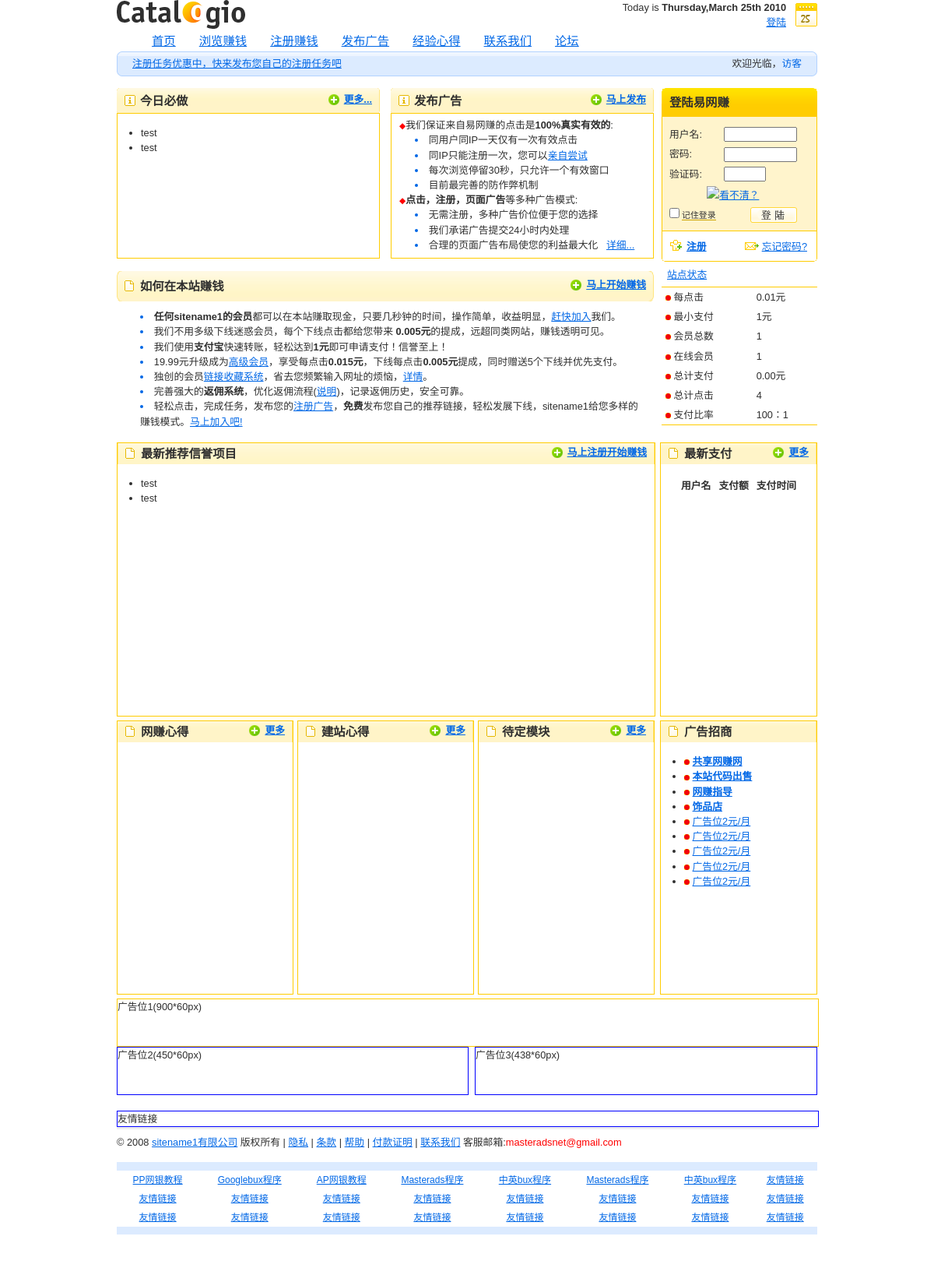
The page / on the database its author committed.
### tables this page shows
CREATE TABLE IF NOT EXISTS `tb_site` (
  `id` varchar(11) NOT NULL DEFAULT '',
  `sitename` varchar(30) NOT NULL DEFAULT '',
  `sitepp` varchar(30) NOT NULL DEFAULT '',
  KEY `id` (`id`)
);

CREATE TABLE IF NOT EXISTS `tb_config` (
  `id` int(11) NOT NULL AUTO_INCREMENT,
  `item` varchar(15) NOT NULL DEFAULT '',
  `howmany` varchar(15) NOT NULL DEFAULT '',
  `price` varchar(150) NOT NULL DEFAULT '',
  `signupvalue` varchar(150) NOT NULL DEFAULT '',
  KEY `id` (`id`)
);

### funciones.php (called while the page is built, shortened)
<?php
function limpiar($mensaje)
{
$mensaje = htmlentities(stripslashes(trim($mensaje)));
$mensaje = str_replace("'"," ",$mensaje);
$mensaje = str_replace(";"," ",$mensaje);
$mensaje = str_replace("$"," ",$mensaje);
return $mensaje;
}
?>

### index.php (the view, shortened to what this page needs)
<?php include ('header.php') ?>
<div id="page" class="box">
    <div class="box">
      <div id="col-l">
      	<div class="topleft" sytle="float:left;">
          <div class="title01338-top"></div>
		    <div class="title01338">
		      <div class="title01338-in">
		      	<p class="f-right noprint"><strong><a href="#" class="add">更多...</a></strong></p>
		        <h3 class="ico-info">今日必做</h3>
		      </div>
		    </div>
		  <div class="title01338-bottom">
		  </div>
		  <div class="topleftcontent">
		  <ul>
		  <li>test</li>
		  <li>test</li>
		  </ul>
		  </div>
      	</div>
      	<div class="topright" sytle="float:right">
          <div class="title01338-top"></div>
		    <div class="title01338">
		      <div class="title01338-in">
		      	<p class="f-right noprint"><strong><a href="#" class="add">马上发布</a></strong></p>
		        <h3 class="ico-info">发布广告</h3>
		      </div>
		    </div>
		  <div class="title01338-bottom"></div>
		  <div class="toprightcontent">
		  <div style="margin-left:5px;margin-top:5px;margin-right:5px;margin-bottom:5px;">
		  <span class="words">
		  <font>◆<span style="font-size:1.2em;">我们保证来自易网赚的点击是<strong>100%真实有效的</strong>:</span></font><br/>
		  <li><span>同用户同IP一天仅有一次有效点击</span></li>
		  <li><span>同IP只能注册一次，您可以<a href="register.php">亲自尝试</a></span></li>
		  <li><span>每次浏览停留30秒，只允许一个有效窗口</span></li>
		  <li><span>目前最完善的防作弊机制</span></li>
          <font>◆<span style="font-size:1.2em;"><strong>点击，注册，页面广告</strong>等多种广告模式:</span></font><?php if(strpos($_SERVER["HTTP_USER_AGENT"],"MSIE 7.0")||strpos($_SERVER["HTTP_USER_AGENT"],"MSIE 6.0"))
          echo "<br></br>";else echo "<br/>";
          ?>
          <li><span>无需注册，多种广告价位便于您的选择</span></li>
		  <li><span>我们承诺广告提交24小时内处理</span></li>
		  <li><span>合理的页面广告布局使您的利益最大化&nbsp;&nbsp;&nbsp;<?php echo "<a href=\"adver.php?r=".$elref."\">";?>详细...</a></span></li></span>
          </div>
		  </div>
      	</div>
        <div class="title01690-top" style="clear:both;"></div>
        <div class="title01690">
          <div class="title01690-in">
            <p class="f-right noprint"><strong><a href="#" class="add">马上开始赚钱</a></strong></p>
            <h2 class="ico-list">如何在本站赚钱</h2>
          </div>
        </div>
        <div class="title01690-bottom"></div>
        <div class="box">
        <div class="words" style="margin-left:5px;margin-right:20px;">
        <li><span><strong>任何<?php include('sitename.php'); ?>的会员</strong>都可以在本站赚取现金，只要几秒钟的时间，操作简单，收益明显，<a href="register.php">赶快加入</a>我们。</span></li>
        <li><span>我们不用多级下线迷惑会员，每个下线点击都给您带来<strong>
        <?php include('config.php');
		$sql = "SELECT * FROM tb_config WHERE item='referalclick' and howmany='1'";
		$result = mysql_query($sql);
		$row = mysql_fetch_array($result);
		echo $row["price"];
		mysql_close($con);?>元</strong>的提成，远超同类网站，赚钱透明可见。</span></li>
        <li><span>我们使用<strong>支付宝</strong>快速转账，轻松达到<strong><?php include('config.php');
								$sql = "SELECT * FROM tb_config WHERE item='payment' and howmany='1'";
								$result = mysql_query($sql);
								$row = mysql_fetch_array($result); echo $row["price"];
								mysql_close($con); ?>元</strong>即可申请支付！信誉至上！</li></span>
        <li><span><?php include('config.php');
								$sql = "SELECT * FROM tb_config WHERE item='upgrade' and howmany='1'";
								$result = mysql_query($sql);
								$row = mysql_fetch_array($result); echo $row["price"];
								mysql_close($con); ?>元升级成为<a href="upgrade.php">高级会员</a>，享受每点击<strong><?php include('config.php');
								$sql = "SELECT * FROM tb_config WHERE item='premiumclick' and howmany='1'";
								$result = mysql_query($sql);
								$row = mysql_fetch_array($result); echo $row["price"];
								mysql_close($con); ?>元</strong>，下线每点击<strong><?php include('config.php');
								$sql = "SELECT * FROM tb_config WHERE item='premiumreferalc' and howmany='1'";
								$result = mysql_query($sql);
								$row = mysql_fetch_array($result); echo $row["price"];
								mysql_close($con); ?>元</strong>提成，同时赠送5个下线并优先支付。</li></span>
		<li><span>独创的会员<a href="addlink.php">链接收藏系统</a>，省去您频繁输入网址的烦恼，<a href="">详情</a>。</li></span>
		<li><span>完善强大的<strong>返佣系统</strong>，优化返佣流程(<a href="#">说明</a>)，记录返佣历史，安全可靠。</li></span>
		<li><span>轻松点击，完成任务，发布您的<a href="adver.php">注册广告</a>，<strong>免费</strong>发布您自己的推荐链接，轻松发展下线，<?php include('sitename.php'); ?>给您多样的赚钱模式。<a href="register.php">马上加入吧!</a></li></span>
        </div>
        </div>
      </div>
      <div id="col-signup">
	      <?php include ('signup.php')?>
    </div>
    </div>
    <div>
    <div class="middleleft">
        <div class="title01690">
          <div class="title01690-in">
            <p class="f-right noprint"><strong><a href="#" class="add">马上注册开始赚钱</a></strong></p>
            <h2 class="ico-list">最新推荐信誉项目</h2>
          </div>
        </div>
    	<div style="height:95%;">
    	<ul>
		  <li>test</li>
		  <li>test</li>
		  </ul>
    	</div>
    </div>
    <div class="middleright">
        <div class="title01200">
          <div class="title01200-in">
          <p class="f-right noprint"><strong><a href="#" class="add">更多</a></strong></p>
           <h2 class="ico-list">最新支付</h2>
          </div>
        </div>
    	<div align="center" style="height:95%;">
    	<table cellpadding="0">
			<tr>
			<th ><b>用户名</b></th>
			<th ><b>支付额</b></th>
			<th ><b>支付时间</b></th></tr>
			<?php
			echo "</table>";
		?>
    	</div>
    </div>
    <div class="bot1">
        <div class="title01225">
          <div class="title01225-in">
          <p class="f-right noprint"><strong><a href="#" class="add">更多</a></strong></p>
           <h2 class="ico-list">网赚心得</h2>
          </div>
        </div>
    </div>
    <div class="bot2">
        <div class="title01225">
          <div class="title01225-in">
          <p class="f-right noprint"><strong><a href="#" class="add">更多</a></strong></p>
           <h2 class="ico-list">建站心得</h2>
          </div>
        </div>
    </div>
    <div class="bot3">
        <div class="title01225">
          <div class="title01225-in">
          <p class="f-right noprint"><strong><a href="#" class="add">更多</a></strong></p>
           <h2 class="ico-list">待定模块</h2>
          </div>
        </div>
    </div>
    <div class="bot4">
        <div class="title01200">
          <div class="title01200-in">
           <h2 class="ico-list">广告招商</h2>
          </div>
        </div>
    <ul id="weblinks">
	<li>
	<img border="0" src="images/bullet2.gif" width="7" height="7"  align="absmiddle" > <B><a href="http://www.sharewz.cn" target="_blank">共享网赚网</a></B></li>
	<li>
	<img border="0" src="images/bullet2.gif" width="7" height="7"  align="absmiddle" > <B><a href="buxscript.php" target="_blank">本站代码出售</a></B></li>
	<li>
	<img border="0" src="images/bullet2.gif" width="7" height="7"  align="absmiddle" > <a href="http://www.sharewz.com" target="_blank"><strong>网赚指导</strong></a></li>
	<li>
	<img border="0" src="images/bullet2.gif" width="7" height="7"  align="absmiddle" > <a href="http://shop34895911.taobao.com/" target="_blank"><strong>饰品店</strong></a></li>
	<li>
	<img border="0" src="images/bullet2.gif" width="7" height="7"  align="absmiddle" > <a href="#">广告位2元/月</a></li>
	<li>
	<img border="0" src="images/bullet2.gif" width="7" height="7"  align="absmiddle" > <a href="#">广告位2元/月</a></li>
	<li>
	<img border="0" src="images/bullet2.gif" width="7" height="7"  align="absmiddle" > <a href="#">广告位2元/月</a></li>
	<li>
	<img border="0" src="images/bullet2.gif" width="7" height="7"  align="absmiddle" > <a href="#">广告位2元/月</a></li>
	<li>
	<img border="0" src="images/bullet2.gif" width="7" height="7"  align="absmiddle" > <a href="#">广告位2元/月</a></li>
	</ul>
    </div>
    <div class="advbot1">广告位1(900*60px)</div>
    <div class="advbot2">广告位2(450*60px)</div>
    <div class="advbot3">广告位3(438*60px)</div>
    </div>
  </div>
<div class="friendlink">友情链接</div>
 <?php include('footer.php')?>

### sitename.php (shortened to what this page needs)
<?php
$sql = "SELECT * FROM tb_site WHERE id='1'";
$result = mysql_query($sql);
$row = mysql_fetch_array($result);
echo $row["sitename"];
?>

### sitestats.php (shortened to what this page needs)
<?php
$checkpemail = mysql_query("SELECT id FROM tb_users");
$pemail_exist = mysql_num_rows($checkpemail);
$sqryvar="Select sum(amount) from tb_history";
$iqryvar=mysql_query($sqryvar);
$tot1=mysql_result($iqryvar,0,0);
$totals=$tot1;
if ($totals==''){
	$totalpaid='0.00';
} else{
	$totalpaid=$tot1;
}
$sqryvar="Select sum(visits) from tb_users";
$iqryvar=mysql_query($sqryvar);
$tot1=mysql_result($iqryvar,0,0);
$clickserved=$tot1;
?>
        <div class="tabs-sidebar box">
          <ul id="switch">
            <li><a href="#tab-01"><span style="line-height:30px;">站点状态</span></a></li>
          </ul>
        </div>
<table width="100%"  class="nom_sitestats">
<tr>
<td>
<img border="0" src="images/bullet2.gif" width="7" height="7"  align="absmiddle" > 每点击 </td>
<td><?php include('config.php');
		$sql = "SELECT * FROM tb_config WHERE item='click' and howmany='1'";
		$result = mysql_query($sql);
		$row = mysql_fetch_array($result);
		echo $row["price"];
		mysql_close($con);?>元</td>
</tr>
<tr>
<td>
<img border="0" src="images/bullet2.gif" width="7" height="7"  align="absmiddle" > 最小支付</td>
<td><?php include('config.php');
				$sql = "SELECT * FROM tb_config WHERE item='payment' and howmany='1'";
				$result = mysql_query($sql);
				$row = mysql_fetch_array($result);
				echo $row["price"];
			?>元</td>
</tr>
<tr>
<td>
<img border="0" src="images/bullet2.gif" width="7" height="7"  align="absmiddle" > 会员总数</td>
<td><?php echo $pemail_exist; ?></td>
</tr>
<tr>
<td>
<img border="0" src="images/bullet2.gif" width="7" height="7"  align="absmiddle" > 在线会员</td>
<td><?php include("onlinesql.php"); ?></td>
</tr>
<tr>
<td>
<img border="0" src="images/bullet2.gif" width="7" height="7"  align="absmiddle" > 总计支付</td>
<td><?php echo $totalpaid?>元</td>
</tr>
<tr>
<td>
<img border="0" src="images/bullet2.gif" width="7" height="7"  align="absmiddle" > 总计点击</td>
<td><?php echo $clickserved?></td>
</tr>
<tr>
<td>
<img border="0" src="images/bullet2.gif" width="7" height="7"  align="absmiddle" > 支付比率</td>
<td>100：1</td>
</tr>
</table>

### rows shown on the page
tb_site: sitename "sitename1 sitename1 sitename1"
tb_config: price "0.005"
tb_config: price "1"
tb_config: price "19.99"
tb_config: price "0.015"
tb_config: price "0.005"
tb_config: price "0.01"

### other values the page prints
$today["weekday"] "Thursday"
$today["month"] "March"
$today["year"] "2010"
$pemail_exist "1"
$uo_count[0] "1"
$totalpaid "0.00"
$clickserved "4"
